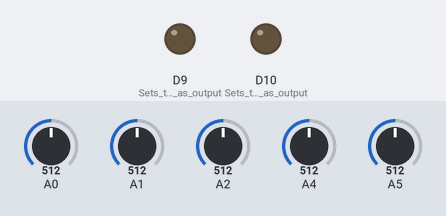
A sketch run on a simulated Arduino Zero (SAMD21). Parts: output pins drawn as LEDs (lit = HIGH). The test bench sets the inputs (shaded band); at power-on: A0 = 512, A1 = 512, A2 = 512, A4 = 512, A5 = 512 (analog values on the 0–1023 scale).

Above: at 1.2 s.
1.3 s: A0 set to 55
2.8 s: A0 set to 48
At 4.0 s:
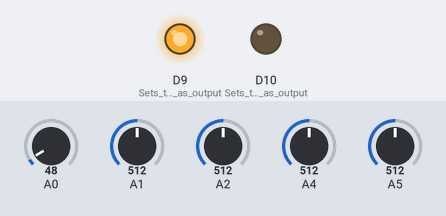
4.3 s: A0 set to 110
At 5.2 s:
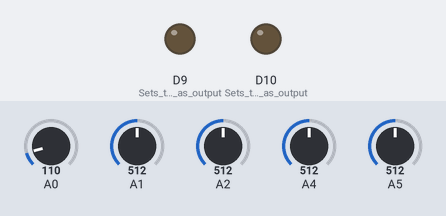
5.8 s: A0 set to 30
At 6.4 s:
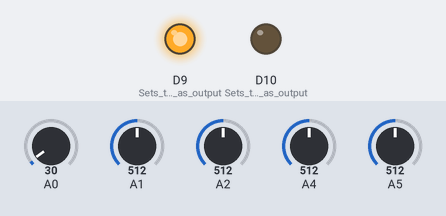
Timing chart, 0 to 8.3 s (numbered marks = the images above; inputs shaded):
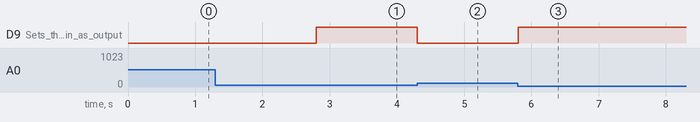

Measured:
- the behaviour switches between 52 and 51 on A0 (found by bisection; images 0 and 1)
- after the input at 1.3 s, every drawn part: stays the same
- after the input at 2.8 s, D9 (Sets_the_pin_as_output): LOW → HIGH at once
- after the input at 4.3 s, D9 (Sets_the_pin_as_output): HIGH → LOW at once
- after the input at 5.8 s, D9 (Sets_the_pin_as_output): LOW → HIGH at once

The sketch:

MPPT_Droop.ino
```cpp
#include <FuzzyRule.h>
#include <FuzzyComposition.h>
#include <Fuzzy.h>
#include <FuzzyRuleConsequent.h>
#include <FuzzyOutput.h>
#include <FuzzyInput.h>
#include <FuzzyIO.h>
#include <FuzzySet.h>
#include <FuzzyRuleAntecedent.h>

double I_ref = 0;                               //reference current [A] initially 0
double I_meas;                                 //measured current [A]
double eI[2] = {0,0};                          //error vector [A]
double deI;                                    //error change eI2-eI1
double D,ds;                                   //duty cycle
double dd;                                     //duty cycle increment
int FB = 30;                                   //Fuzzy Logic Error Band (after which hyst. control takes over)[A]
int Ib = 1;                                    //Hysterisis Current band I_ref +- Ib [A]
bool S,R;                                      //Flip-flop parameters
double V_DG, V_out;                            //Measured input voltage and measured output voltage [V]
double K = 0.01;                               //droop coeficient initially set to 0.01
double dK = 2e-3;                              //droop coeficient incriment
double Kp = 0.001;                             //Proportional coeff for the calculation of dK
double P;                                      //Power [W]
double V_ref = 400;                            //No load voltage [V]
double I_PV,V_PV;                              //I_PV V_PV
double d_I_PV, d_P_PV;
double ipv[2] = {0,0};                         //PV current vector
double ppv[2] = {0,0};                         //PV power vector
bool A = true;                                //Startup Mode
bool EN = false;                             //Enable MPPT
Fuzzy* CC = new Fuzzy();                      //Create new instance of the fuzzy controller called CC (current controller)

  //Deffine membership functions for IE
  FuzzySet* NE = new FuzzySet(-100,-100,-30,-10); //Negative Current Error
  FuzzySet* ZE = new FuzzySet(-20,0,0,20);        //Zero Current Error
  FuzzySet* PE = new FuzzySet(10,30,100,100);     //Positive Current Error

  //Define membership functions for dIE
  FuzzySet* NDE = new FuzzySet(-10,-10,-3,-1);    //Negative Current Derivative Error
  FuzzySet* ZDE = new FuzzySet(-2,0,0,2);         //Zero Current Derivative Error
  FuzzySet* PDE = new FuzzySet(1,3,10,10);        //Positive Current Derivative Error

  //Define membership functions for output d
  FuzzySet* No = new FuzzySet(-1,-1,-0.6,-0.2);   //Negative output
  FuzzySet* Zo = new FuzzySet(-0.2,0,0,0.2);      //Zero output
  FuzzySet* Po = new FuzzySet(0.2,0.6,1,1);       //Positive output

void setup() {

  //Serial.begin(9600);
    analogReadResolution(12);                     //4096
    pinMode(9, OUTPUT); // Sets the pin as output
    pinMode(10, OUTPUT); // Sets the pin as output


  //***Define Fuzzy Inputs***

  //Current Error I_ref-I_meas
  FuzzyInput* IE = new FuzzyInput(1); // id=1

  //Add membership functions to Input
  IE->addFuzzySet(NE);
  IE->addFuzzySet(ZE);
  IE->addFuzzySet(PE);

  CC->addFuzzyInput(IE);                          //Add IE as an input for CC

  //Current Error Derivative IEt2-IEt1
  FuzzyInput* dIE = new FuzzyInput(2);

  //Add membership functions to input
  dIE->addFuzzySet(NDE);
  dIE->addFuzzySet(ZDE);
  dIE->addFuzzySet(PDE);

  CC->addFuzzyInput(dIE);                       //Add dIE as input for CC
//**End of Fuzzy Input Definition**

//**Fuzzy Output Definition**

  FuzzyOutput* d = new FuzzyOutput(1);            //Fuzzy Outout named d with id=1 d is the value by which the duty cycle has to be changed D=D+d where D is the duty cycle

  //Add membership functions to output
  d->addFuzzySet(No);
  d->addFuzzySet(Zo);
  d->addFuzzySet(Po);

  CC->addFuzzyOutput(d);                        //Add d as an Output for CC
//**End of Fuzzy Output Definition**

//**Definition of Fuzzy Rules**

  FuzzyRuleAntecedent* ifNN = new FuzzyRuleAntecedent();    //if IE negative and dIE negative
  ifNN->joinWithAND(NE,NDE);                                //link corresponding membership functions to Antecedent using AND

  FuzzyRuleAntecedent* ifNZ = new FuzzyRuleAntecedent();    //if IE negative and dIE zero
  ifNZ->joinWithAND(NE,ZDE);                                //link with and

  FuzzyRuleAntecedent* ifNP = new FuzzyRuleAntecedent();    //if IE neagtive and dIE positive
  ifNP->joinWithAND(NE,PDE);                                //link

  FuzzyRuleAntecedent* ifZN = new FuzzyRuleAntecedent();    //if IE zero and dIE negative
  ifZN->joinWithAND(ZE,NDE);                                //link

  FuzzyRuleAntecedent* ifZZ = new FuzzyRuleAntecedent();    //if IE zero and dIE zero
  ifZZ->joinWithAND(ZE,ZDE);                                //link

  FuzzyRuleAntecedent* ifZP = new FuzzyRuleAntecedent();    //if IE zero and dIE positive
  ifZP->joinWithAND(ZE,PDE);                                //link

  FuzzyRuleAntecedent* ifPN = new FuzzyRuleAntecedent();    //if IE positive and dIE negative
  ifPN->joinWithAND(PE,NDE);                                //link

  FuzzyRuleAntecedent* ifPZ = new FuzzyRuleAntecedent();    //if IE positive and dIE zero
  ifPZ->joinWithAND(PE,ZDE);                                //link

  FuzzyRuleAntecedent* ifPP = new FuzzyRuleAntecedent();    //if IE positive and dIE negative
  ifPP->joinWithAND(PE,PDE);


  FuzzyRuleConsequent* thenO_N = new FuzzyRuleConsequent();  //then d negative
  thenO_N->addOutput(No);                                   //link corresponding output membership function to Consequent

  FuzzyRuleConsequent* thenO_Z = new FuzzyRuleConsequent(); //then d zero
  thenO_Z->addOutput(Zo);                                   //link

  FuzzyRuleConsequent* thenO_P = new FuzzyRuleConsequent(); //then d positive
  thenO_P->addOutput(Zo);                                   //link

  //Build Rules by combining anticidents and consequents

  FuzzyRule* fuzzyRule01 = new FuzzyRule(1,ifNN,thenO_N); //fuzzy rule named "fuzzyRule01" consistind of antecedent ifNN and consequent thenO_N with id=1
  FuzzyRule* fuzzyRule02 = new FuzzyRule(2,ifNZ,thenO_N);
  FuzzyRule* fuzzyRule03 = new FuzzyRule(3,ifNP,thenO_Z);
  FuzzyRule* fuzzyRule04 = new FuzzyRule(4,ifZN,thenO_N);
  FuzzyRule* fuzzyRule05 = new FuzzyRule(5,ifZZ,thenO_Z);
  FuzzyRule* fuzzyRule06 = new FuzzyRule(6,ifZP,thenO_P);
  FuzzyRule* fuzzyRule07 = new FuzzyRule(7,ifPN,thenO_Z);
  FuzzyRule* fuzzyRule08 = new FuzzyRule(8,ifPZ,thenO_P);
  FuzzyRule* fuzzyRule09 = new FuzzyRule(9,ifPP,thenO_P);

  CC->addFuzzyRule(fuzzyRule01);                        //Add rules to CC
  CC->addFuzzyRule(fuzzyRule02);                        //Add rules to CC
  CC->addFuzzyRule(fuzzyRule03);                        //Add rules to CC
  CC->addFuzzyRule(fuzzyRule04);                        //Add rules to CC
  CC->addFuzzyRule(fuzzyRule05);                        //Add rules to CC
  CC->addFuzzyRule(fuzzyRule06);                        //Add rules to CC
  CC->addFuzzyRule(fuzzyRule07);                        //Add rules to CC
  CC->addFuzzyRule(fuzzyRule08);                        //Add rules to CC
  CC->addFuzzyRule(fuzzyRule09);                        //Add rules to CC

  //**End of Fuzzy Logic Controller definition**//

}

void loop() {
//***************K_Droop calculation****************
I_meas = analogRead(A0);
I_meas = map(I_meas,0,4096,0,100);

V_DG = analogRead(A1);
V_DG = map(V_DG,0,4096,0.1,100);              //maping starts from 0.1 to avoid deviding by 0 later on

V_out = analogRead(A2);
V_out = map(V_out,0,4096,0,450);

I_PV = analogRead(A4);
I_PV = map(I_PV,0,4096,0,100);

V_PV = analogRead(A5);
V_PV = map(V_PV,0,4096,0,50);
//P = analogRead(A3);
//P = map(P,0,1023,0,2000);
//*****MPPT***************//
ipv[1] = ipv[2];
ipv[2] = I_PV;

ppv[1] = ppv[2];
ppv[2] = I_PV*V_PV;

d_I_PV = ipv[2]-ipv[1];
d_P_PV = ppv[2]-ppv[1];


//***************A*******************//
if( V_out>=V_ref-5){               //if V_out > 395V it means the system is no longer starting up and MPPT can commence
  A = false;
}
if(V_out<100){
  A = true;
}
//*******************************//
if(abs(I_ref-I_meas)<=5){
  EN = true;
}
else{
  EN = false;
}

//***MPPT adaptive Droop*******/
if(A||EN){
K = kMPPT(d_I_PV,d_P_PV,K,dK);
}

if(A && K>=0.05){
  K = 0.05;
}
//***********End of K_Droop calculation************//


//**************Calculation of I_ref***************
I_ref = (V_ref-V_out)*K*V_out/V_DG;

if(A && I_ref>=5){
  I_ref = 5;
}
if(!A && I_ref>=I_PV+5){
  I_ref = I_PV+5;
}
//************End of I_ref calculation***********//
//************Current Controller*****************

  eI[1] = eI[2];
  eI[2] = I_ref-I_meas;
  D = curcont(eI[1],eI[2],I_ref,I_meas,FB,Ib,D);

   ds = map(D,0,1,0,255);
  analogWrite(9,ds);
  //Serial.println(dd);
  //delay(5000);

}

/******************Function Definition**********************/
double kMPPT( double dI_PV, double dP_PV, double Kd, double dK){    //calculates Kdroop for MPPT traking dI_PV = T2PV-I1PV[A] dP_PV = P2_PV-P1_PV[W] Kd: old droop coefficient dK incrementation value for Kdroop
  double K;   //Droop coefficient to be returned
  int dPdI;
  dPdI = signn(dI_PV)*signn(dP_PV);
  K = Kd+dPdI*dK;
  return K;
}

int signn(double num){
    if (num < 0) return -1;
    if (num == 0) return 0;
    return 1;
  }


double curcont(double eI1, double eI2, double Ir, double Im, int FLB, int di, double Do){    //eI1 previous current error eI2: current error, Ir: reference current
      double DeI = eI2-eI1;                                                                  //Im: measured current, FLB fuzzy logic bound, di Hysterises band, Do: duty cycle
      double dD;
      double Dc;                                  //New duty cycle
      bool S,R;
    if (eI2>FLB){                                 //Current error lies within FL error band then F-controller is used
      CC->setInput(1,eI2);                        //Enter current error to fuzzy controller
      CC->setInput(1,DeI);                        //Enter error change to fuzzy
      CC->fuzzify();
      dD = CC->defuzzify(1);                      //Fuzzy controller outputs increment/decrement that needs to be added to the Duty Cycle
      Dc = Do+dD;                                 //Update value of duty cycle D=Dold + d
    }
    else{                                        //Current error is within range of hysteretic controller
      S = Im<=Ir-di;                            //S-R flip flop
      R = Im>=Ir+di;
      if(S) Dc=1;
      if(R) Dc=0;
    }
    return Dc;
}
```
